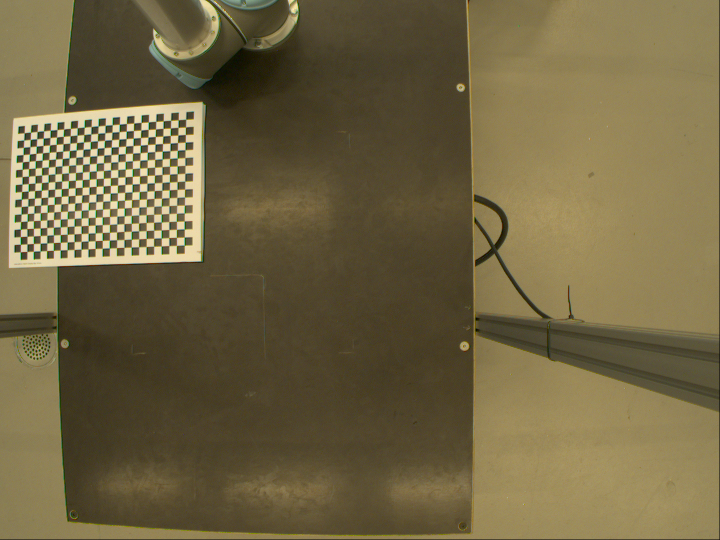
#> input picture images/png_images/calib1.png, 1440 x 1080 px (shown at 1/2 size); its folder holds 5 pictures in this run
$ python calib_png.py
#> lines starting #> are read from the running program, lines starting #| are printed output that depends on the picture; after the words box and inside, x2 and y2 are one past the last pixel; in counts of white or black regions, pixels touching at a corner belong together
"""Test quality of different types of images using CameraCalibration  to see the result .
here there are 2 types of .png and .jpeg which the .png gives more accurate result in this survey .
As a result, we get more straight line relatively with two sides in the picture with good quality .
"""
import numpy as np
import cv2 as cv
import glob
import pickle
from matplotlib import pyplot as plt
################ FIND CHESSBOARD CORNERS - OBJECT POINTS AND IMAGE POINTS #############################
# 1. size of images are very importatnt for the small ones and big ones given below !

# For png images
chessboardSize = (24,17)
frameSize = (1440,1080)


# termination criteria
criteria = (cv.TERM_CRITERIA_EPS + cv.TERM_CRITERIA_MAX_ITER, 30, 0.001)


# prepare object points, like (0,0,0), (1,0,0), (2,0,0) ....,(6,5,0)
objp = np.zeros((chessboardSize[0] * chessboardSize[1], 3), np.float32)
objp[:,:2] = np.mgrid[0:chessboardSize[0],0:chessboardSize[1]].T.reshape(-1,2)

size_of_chessboard_squares_mm = 20
objp = objp * size_of_chessboard_squares_mm


# Arrays to store object points and image points from all the images.
objpoints = [] # 3d point in real world space
imgpoints = [] # 2d points in image plane.


images = glob.glob('images/png_images/*.png')


# images = glob.glob('C:\Users\PYTHON\Desktop\cam_calib\images\*.jpeg')
for image in images:
    # print(image)

    img = cv.imread(image)
#> img is the input picture: shape (1080, 1440, 3); mean B, G, R 67.1, 101, 112.8
    gray = cv.cvtColor(img, cv.COLOR_BGR2GRAY)
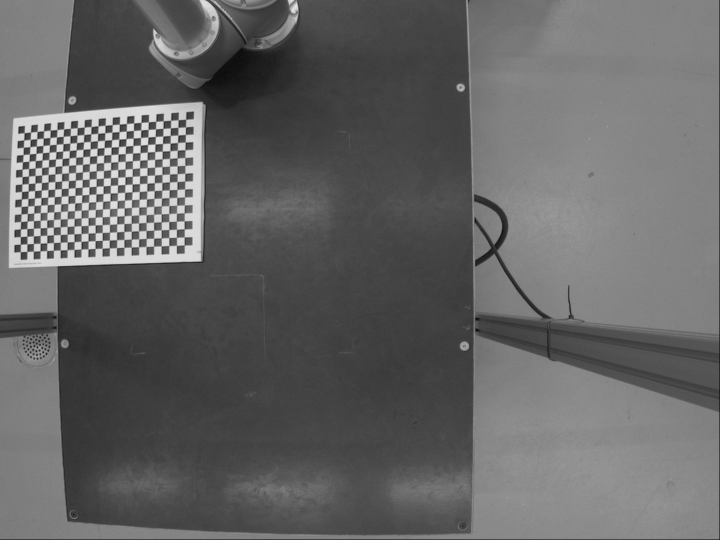
#> gray: shape (1080, 1440) (shown at 1/2 size); min 0, max 252, mean 100.6

    # Find the chess board corners
    ret, corners = cv.findChessboardCorners(gray, chessboardSize, None)
#> ret = True; corners = 408 rows, first 8: [48.69, 266.4], [61.85, 264.6], [74.59, 263.7], [87.95, 262.3], [100.9, 260.6], [114.6, 259.6], [128.2, 258.8], [141.6, 257.1]

    # If found, add object points, image points (after refining them)
    if ret == True:

        objpoints.append(objp)
        corners2 = cv.cornerSubPix(gray, corners, (11,11), (-1,-1), criteria)
#> corners2 = 408 rows, first 8: [45.44, 266.5], [61.7, 264.6], [68.33, 264], [87.92, 262.2], [94.12, 261.2], [114.5, 259.7], [127.9, 258.4], [141.4, 257.1]
        imgpoints.append(corners)

        # Draw and display the corners
        cv.drawChessboardCorners(img, chessboardSize, corners2, ret)
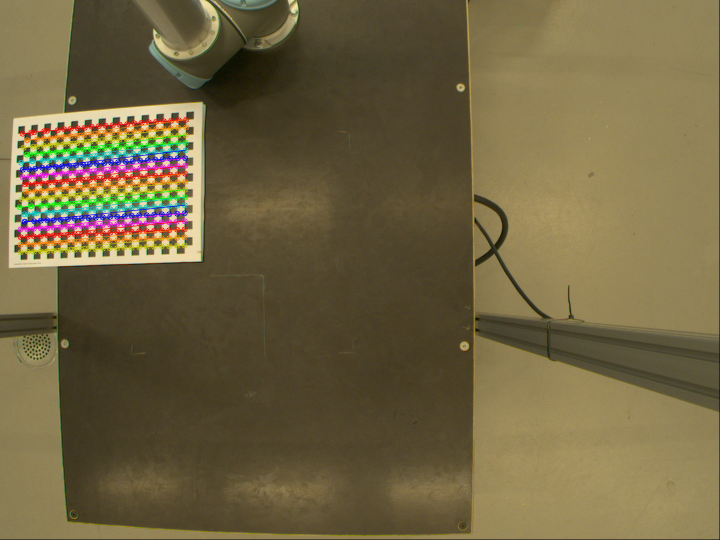
#> img: shape (1080, 1440, 3) (shown at 1/2 size); 3.68% of pixels changed, all inside (x1, y1, x2, y2) = (33, 233, 379, 511)
        cv.imshow('img', img)
        cv.waitKey(1000) # milsec
#> pass 2 of the loop `for image in images:`:
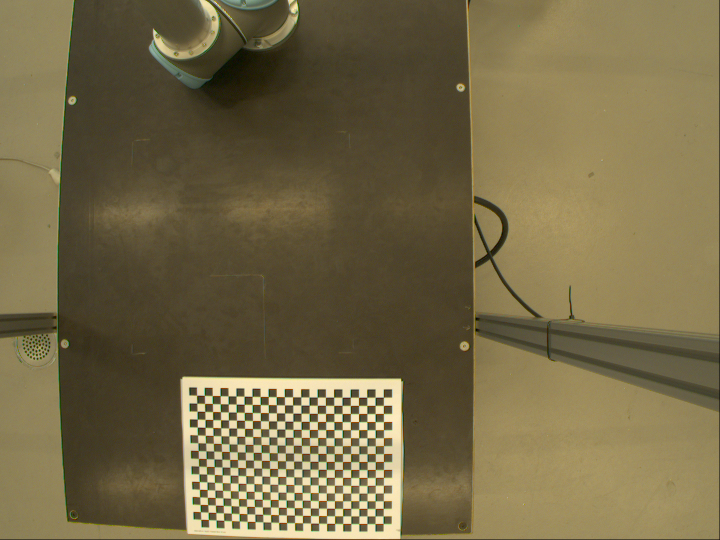
#> input picture images/png_images/calib2.png, 1440 x 1080 px (shown at 1/2 size)
#> img is the input picture: shape (1080, 1440, 3); mean B, G, R 71, 104.9, 116.6
#> `gray = cv.cvtColor(img, cv.COLOR_BGR2GRAY)`:
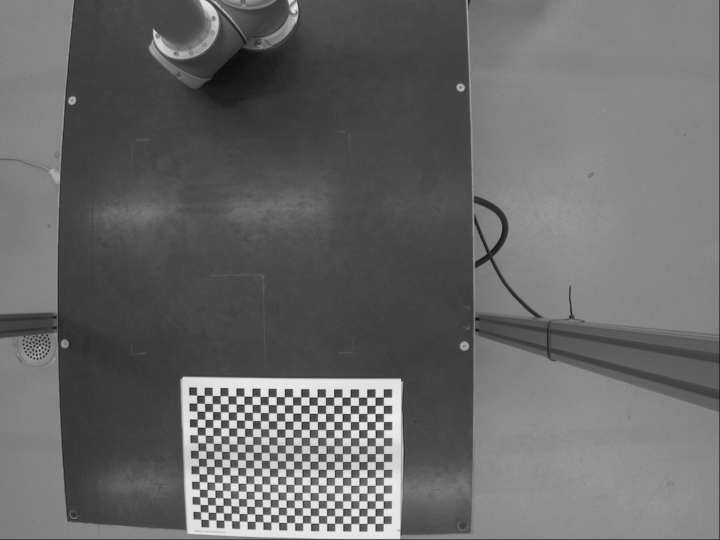
#> gray: shape (1080, 1440) (shown at 1/2 size); min 0, max 253, mean 104.5
#> corners = 408 rows, first 8: [394.3, 791.3], [409.4, 791.1], [424.8, 792.1], [440.7, 792.1], [456.7, 792.4], [472.7, 792.6], [489, 793.1], [504.7, 793.4]
#> corners2 = 408 rows, first 8: [394, 790.8], [409.3, 791.2], [424.8, 791.6], [440.7, 791.9], [456.6, 792.3], [472.6, 792.5], [488.6, 792.8], [504.6, 793.2]
#> `cv.drawChessboardCorners(img, chessboardSize, corners2, ret)`:
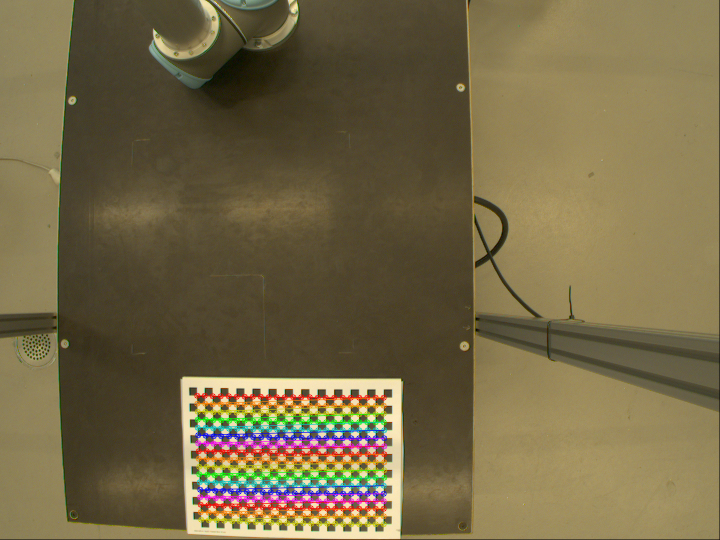
#> img: shape (1080, 1440, 3) (shown at 1/2 size); 3.95% of pixels changed, all inside (x1, y1, x2, y2) = (388, 785, 775, 1055)
#> pass 3 of the loop `for image in images:`:
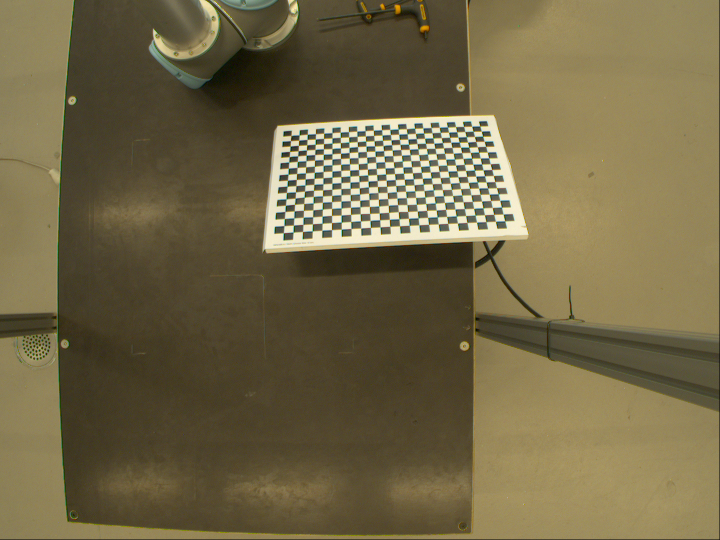
#> input picture images/png_images/calib3.png, 1440 x 1080 px (shown at 1/2 size)
#> img is the input picture: shape (1080, 1440, 3); mean B, G, R 70.8, 103.4, 114.3
#> `gray = cv.cvtColor(img, cv.COLOR_BGR2GRAY)`:
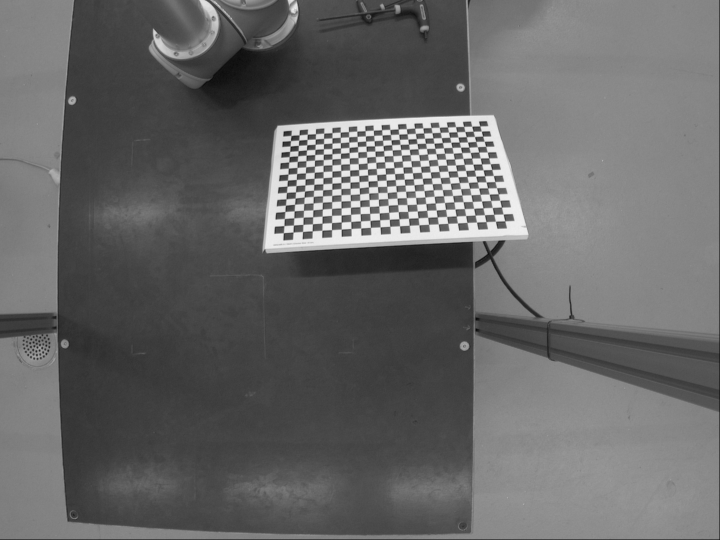
#> gray: shape (1080, 1440) (shown at 1/2 size); min 0, max 248, mean 102.9
#> corners = 408 rows, first 8: [582.5, 271.7], [598.8, 270.5], [615.4, 269], [631.7, 268.2], [648.3, 266.9], [664.5, 266], [681.3, 264.9], [697.7, 264]
#> corners2 = 408 rows, first 8: [581.8, 276.9], [598.4, 275.8], [614.6, 274.3], [631.3, 273.7], [648, 271.6], [664.6, 271.2], [681, 269.4], [697.9, 269.4]
#> `cv.drawChessboardCorners(img, chessboardSize, corners2, ret)`:
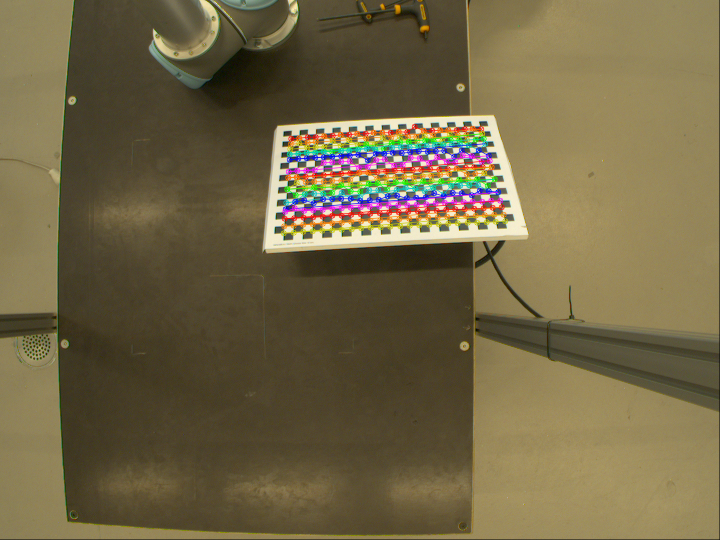
#> img: shape (1080, 1440, 3) (shown at 1/2 size); 3.49% of pixels changed, all inside (x1, y1, x2, y2) = (561, 247, 1017, 473)
#> the loop made 5 passes; the first 3 are shown
        # cv.waitKey(5000) # milsec


cv.destroyAllWindows()


# ############## CALIBRATION #####################################################
# WE SPECIFY THE FRAME SIZE HERE : ALL WE NEED IS OBJECT POINT AND FRAME SIZE
#  calib  .shape[::-1]
# ret, cameraMatrix, dist, rvecs, tvecs = cv.calibrateCamera(objpoints, imgpoints,gray.shape[::-1], None, None)
ret, cameraMatrix, dist, rvecs, tvecs = cv.calibrateCamera(objpoints, imgpoints,frameSize, None, None)

# Save the camera calibration result for later use (we won't worry about rvecs / tvecs)
# pickle.dump((cameraMatrix, dist), open( "calibration.pkl", "wb" ))
# pickle.dump(cameraMatrix, open( "cameraMatrix.pkl", "wb" ))
# pickle.dump(dist, open( "dist.pkl", "wb" ))
print("==="*20)
print("RESULT - "*10)
print("Camera Calibrated :\n",ret)
print("camera Matrix :\n",cameraMatrix)
print("distortaion Parameters :\n",dist)
print("Rotation Vectors :\n",rvecs)
print("Translation Vector :\n",tvecs)

# print("reproje pixle  {:.4f}".format)

# ############## UNDISTORTION #####################################################


img = cv.imread('images/png_images/calib8.png')
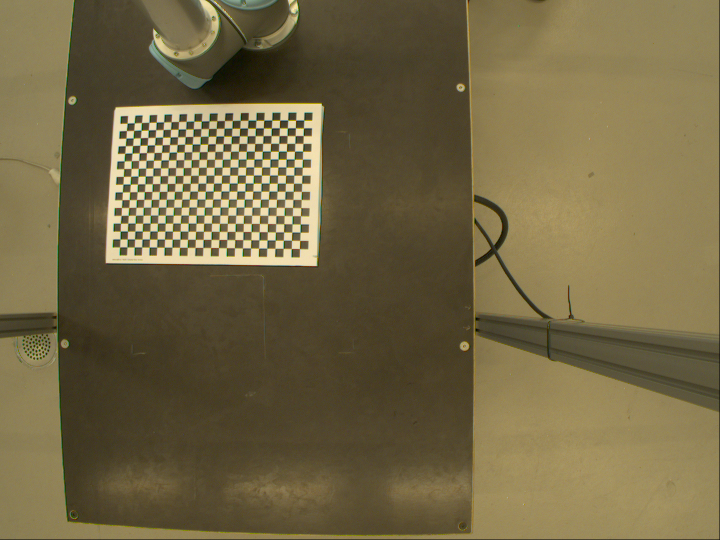
#> input picture images/png_images/calib8.png, 1440 x 1080 px (shown at 1/2 size)
#> img is the input picture: shape (1080, 1440, 3); mean B, G, R 68.9, 103, 115

h,  w = img.shape[:2]
#> h = 1080; w = 1440
# getOptimalNewCameraMatrix:  to get more accurate result
newCameraMatrix, roi = cv.getOptimalNewCameraMatrix(cameraMatrix, dist, (w,h), 1, (w,h))


#  to compare two methods undistorion  as following :
# Undistort 1. Using cv.undistort()
dst = cv.undistort(img, cameraMatrix, dist, None, newCameraMatrix)
# crop the image
x, y, w, h = roi
dst = dst[y:y+h, x:x+w]
#> dst: shape (936, 1281, 3)
# result of calibration saves here
# cv.imwrite('calibratedcalib4jpeg.jpeg', dst)
cv.imwrite('PngUndistortedCalib8Result.png', dst)


# or 2. Using <strong>remapping</strong>
# Undistort with Remapping
mapx, mapy = cv.initUndistortRectifyMap(cameraMatrix, dist, None, newCameraMatrix, (w,h), 5)
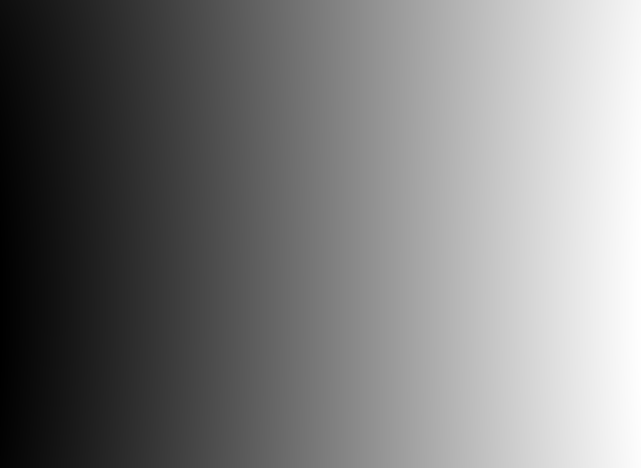
#> mapx: shape (936, 1281) float32 (shown at 1/2 size); min -72.94, max 1359.2, mean 626.9; drawn with min black and max white
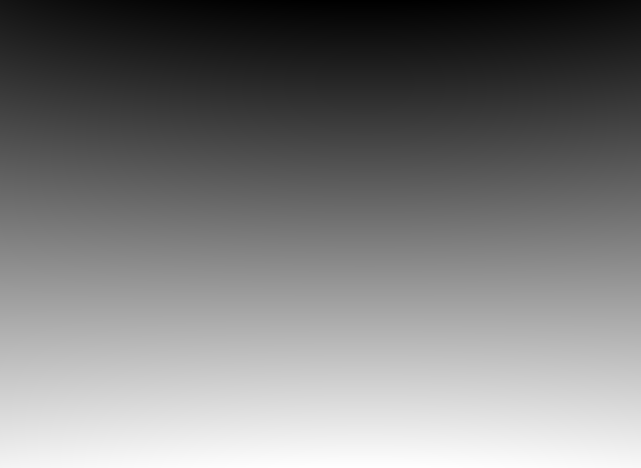
#> mapy: shape (936, 1281) float32 (shown at 1/2 size); min -86.02, max 980.7, mean 435.7; drawn with min black and max white
dst = cv.remap(img, mapx, mapy, cv.INTER_LINEAR)
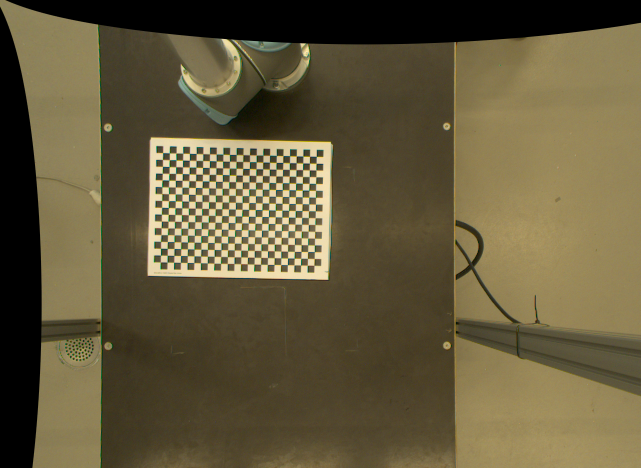
#> dst: shape (936, 1281, 3) (shown at 1/2 size); mean B, G, R 60.2, 89.6, 99.8
# crop the image
x, y, w, h = roi
dst = dst[y:y+h, x:x+w]
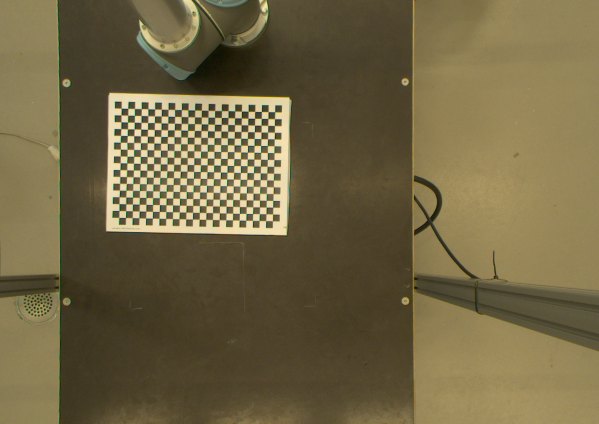
#> dst: shape (847, 1198, 3) (shown at 1/2 size); mean B, G, R 68.2, 101.7, 113.3
cv.imwrite('PngUndistortedRectifyMapcalib8Result.png', dst)


# Reprojection Error
mean_error = 0

for i in range(len(objpoints)):
    imgpoints2, _ = cv.projectPoints(objpoints[i], rvecs[i], tvecs[i], cameraMatrix, dist)
    error = cv.norm(imgpoints[i], imgpoints2, cv.NORM_L2)/len(imgpoints2)
    mean_error += error

print( "total error: {}".format(mean_error/len(objpoints)) )
print("\n\n\n")

# ============================================================
# RESULT - RESULT - RESULT - RESULT - RESULT - RESULT - RESULT - RESULT - RESULT - RESULT -
# Camera Calibrated :
#  2.6607217469720355
# camera Matrix :
#  [[1.17639406e+03 0.00000000e+00 7.60068834e+02]
#  [0.00000000e+00 1.17606818e+03 6.11176374e+02]
#  [0.00000000e+00 0.00000000e+00 1.00000000e+00]]
# distortaion Parameters :
#  [[-0.26760853  0.16331904 -0.00057991 -0.00343929 -0.08674731]]
# Rotation Vectors :
#  (array([[ 0.00893382],
#        [-0.01198409],
#        [-0.01744905]]), array([[-0.01257653],
#        [-0.00752526],
#        [ 0.00065422]]), array([[-0.62407887],
#        [ 0.0168631 ],
#        [-0.05739988]]), array([[0.00426732],
#        [0.42869574],
#        [0.00556661]]), array([[-4.66694487e-03],
#        [-1.56438004e-03],
#        [-1.58691757e+00]]), array([[-0.01678097],
#        [-0.00317141],
#        [-1.59347532]]), array([[-0.01224853],
#        [-0.01219885],
#        [ 0.038913  ]]), array([[ 0.00499976],
#        [-0.00738271],
#        [ 0.02203762]]), array([[ 0.33050469],
#        [-0.01012184],
#        [-0.01405995]]))
# Translation Vector :
#  (array([[-946.57798198],
#        [-460.1880871 ],
#        [1398.8216477 ]]), array([[-450.63203351],
#        [ 221.54749263],
#        [1406.66060396]]), array([[-214.16693532],
#        [-409.12711132],
#        [1386.26740889]]), array([[-808.79895077],
#        [-166.67029457],
#        [1389.34948055]]), array([[-428.56523918],
#        [ 413.34722145],
#        [1406.36056049]]), array([[-122.56901279],
#        [ 502.50328934],
#        [1407.64700619]]), array([[-951.82589706],
#        [ 179.39963912],
#        [1399.92370969]]), array([[-645.98272475],
#        [-466.7674689 ],
#        [1404.09985846]]), array([[-551.44385247],
#        [ 188.54253318],
#        [1285.73235446]]))
# total error: 0.09340562668449368
